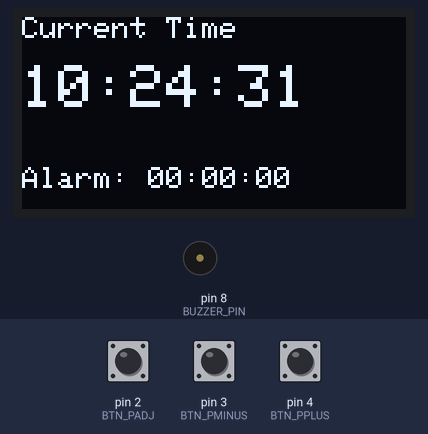
A sketch run on a simulated Arduino Uno, built with avr-gcc and run on an emulated ATmega328P. Shown: 128×64 one-colour display, buzzer (waves = sounding, pin HIGH). The inputs (shaded band) are chosen by the test bench; at power-on: pin 2 (BTN_PADJ) HIGH, pin 3 (BTN_PMINUS) HIGH, pin 4 (BTN_PPLUS) HIGH. The local clock reads 2024-03-15 10:24:30 at power-on unless the sketch sets it.

Above: at 1.6 s.
1.7 s: pin 2 (BTN_PADJ) pulled LOW for 0.15 s
At 2.7 s:
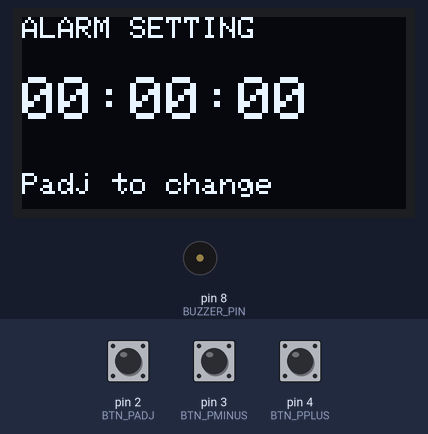
3.3 s: pin 2 (BTN_PADJ) pulled LOW for 1 s
At 3.9 s:
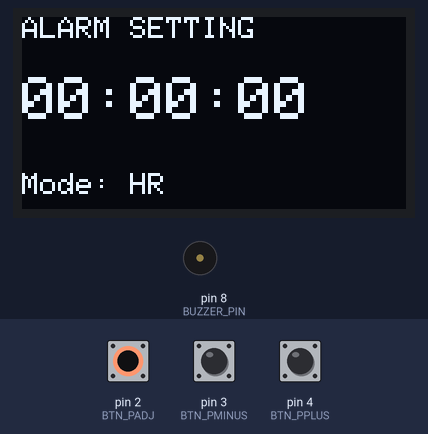
5.8 s: pin 2 (BTN_PADJ) pulled LOW for 0.15 s
At 7.0 s:
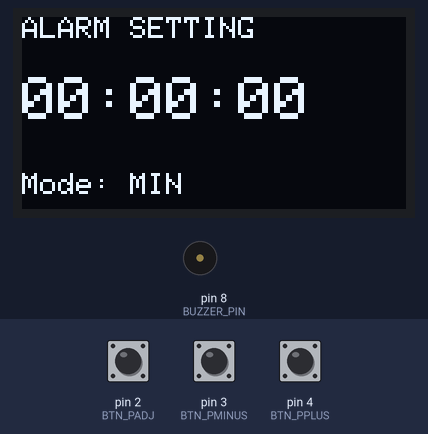
7.4 s: pin 2 (BTN_PADJ) pulled LOW for 3.2 s
At 8.2 s:
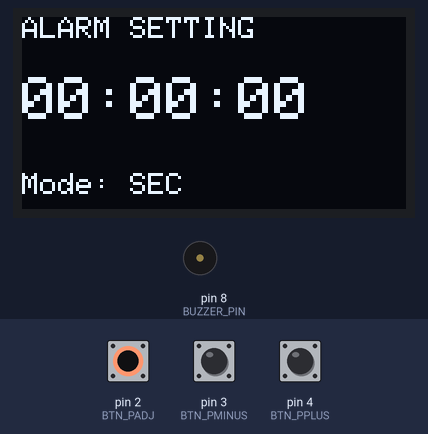
12.1 s: pin 3 (BTN_PMINUS) pulled LOW for 0.15 s
At 13.0 s:
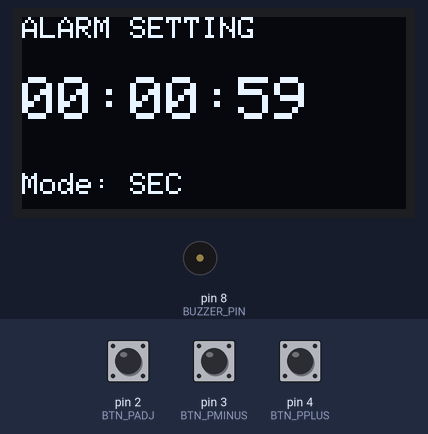
13.7 s: pin 3 (BTN_PMINUS) pulled LOW for 1 s
At 14.2 s:
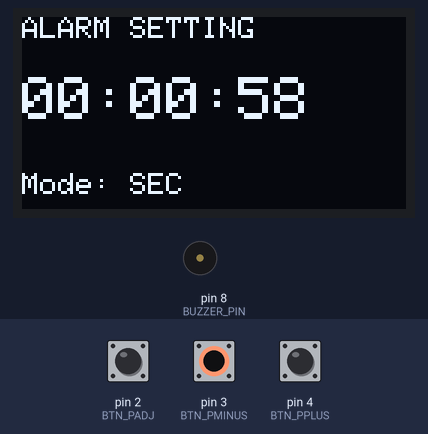
Timing chart, 0 to 16.7 s (numbered marks = the images above; inputs shaded):
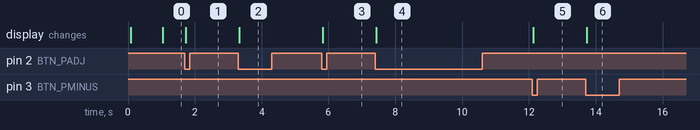

Measured:
- after the input at 1.7 s, the display: changes at once (image 1)
- after the input at 3.3 s, the display: changes at once (image 2)
- after the input at 5.8 s, the display: changes at once (image 3)
- after the input at 7.4 s, the display: changes at once (image 4)
- after the input at 12.1 s, the display: changes at once (image 5)
- after the input at 13.7 s, the display: changes at once (image 6)

The sketch:

exp04.ino
```cpp
#include <Wire.h>
#include <Adafruit_GFX.h>
#include <Adafruit_SSD1306.h>
#include <RTClib.h>

#define SCREEN_ADDRESS 0x3C
#define BTN_PADJ   2
#define BTN_PMINUS 3
#define BTN_PPLUS  4
#define BUZZER_PIN 8

Adafruit_SSD1306 display(128, 64, &Wire, -1);
RTC_DS1307 rtc;

int alarmHr = 0, alarmMin = 0, alarmSec = 0;
int mode = 0;
bool ringing = false;
unsigned long ringStart = 0;
unsigned long lastClockDraw = 0;

void drawClock() {
  DateTime now = rtc.now();
  char t[9], a[22];
  sprintf(t, "%02d:%02d:%02d", now.hour(), now.minute(), now.second());
  sprintf(a, "Alarm: %02d:%02d:%02d", alarmHr, alarmMin, alarmSec);

  display.clearDisplay();
  display.setTextSize(1);
  display.setCursor(0, 0);
  display.println("Current Time");
  display.setTextSize(2);
  display.setCursor(0, 16);
  display.println(t);
  display.setTextSize(1);
  display.setCursor(0, 50);
  display.println(a);
  display.display();
}

void drawSetting() {
  char t[9];
  sprintf(t, "%02d:%02d:%02d", alarmHr, alarmMin, alarmSec);

  display.clearDisplay();
  display.setTextSize(1);
  display.setCursor(0, 0);
  display.println("ALARM SETTING");
  display.setTextSize(2);
  display.setCursor(0, 20);
  display.println(t);
  display.setTextSize(1);
  display.setCursor(0, 52);
  switch (mode) {
    case 1: display.println("Padj to change"); break;
    case 2: display.println("Mode: HR");  break;
    case 3: display.println("Mode: MIN"); break;
    case 4: display.println("Mode: SEC"); break;
  }
  display.display();
}

void setup() {
  pinMode(BTN_PADJ,   INPUT_PULLUP);
  pinMode(BTN_PPLUS,  INPUT_PULLUP);
  pinMode(BTN_PMINUS, INPUT_PULLUP);
  pinMode(BUZZER_PIN, OUTPUT);

  display.begin(SSD1306_SWITCHCAPVCC, SCREEN_ADDRESS);
  display.setTextColor(SSD1306_WHITE);
  display.clearDisplay();
  display.display();

  rtc.begin();
  drawClock();
}

void loop() {
  DateTime now = rtc.now();

  // Trigger alarm
  if (!ringing && mode == 0 &&
      now.hour() == alarmHr &&
      now.minute() == alarmMin &&
      now.second() == alarmSec) {
    ringing = true;
    ringStart = millis();
    digitalWrite(BUZZER_PIN, HIGH);
    drawClock();
  }

  // Auto-stop after 3 seconds
  if (ringing && millis() - ringStart >= 3000) {
    ringing = false;
    digitalWrite(BUZZER_PIN, LOW);
    drawClock();
  }

  // Read buttons with edge detection
  static bool lastPadj = HIGH, lastPplus = HIGH, lastPminus = HIGH;
  bool padj   = digitalRead(BTN_PADJ)   == LOW && lastPadj   == HIGH;
  bool pplus  = digitalRead(BTN_PPLUS)  == LOW && lastPplus  == HIGH;
  bool pminus = digitalRead(BTN_PMINUS) == LOW && lastPminus == HIGH;
  lastPadj   = digitalRead(BTN_PADJ);
  lastPplus  = digitalRead(BTN_PPLUS);
  lastPminus = digitalRead(BTN_PMINUS);

  if (padj) {
    mode = (mode + 1) % 5;
    if (mode == 0) drawClock();
    else drawSetting();
  }

  if (mode >= 2 && (pplus || pminus)) {
    int d = pplus ? 1 : -1;
    if (mode == 2) alarmHr  = (alarmHr  + d + 24) % 24;
    if (mode == 3) alarmMin = (alarmMin + d + 60) % 60;
    if (mode == 4) alarmSec = (alarmSec + d + 60) % 60;
    drawSetting();
  }

  // Refresh the clock once per second
  if (mode == 0 && millis() - lastClockDraw >= 1000) {
    lastClockDraw = millis();
    drawClock();
  }
}
```
